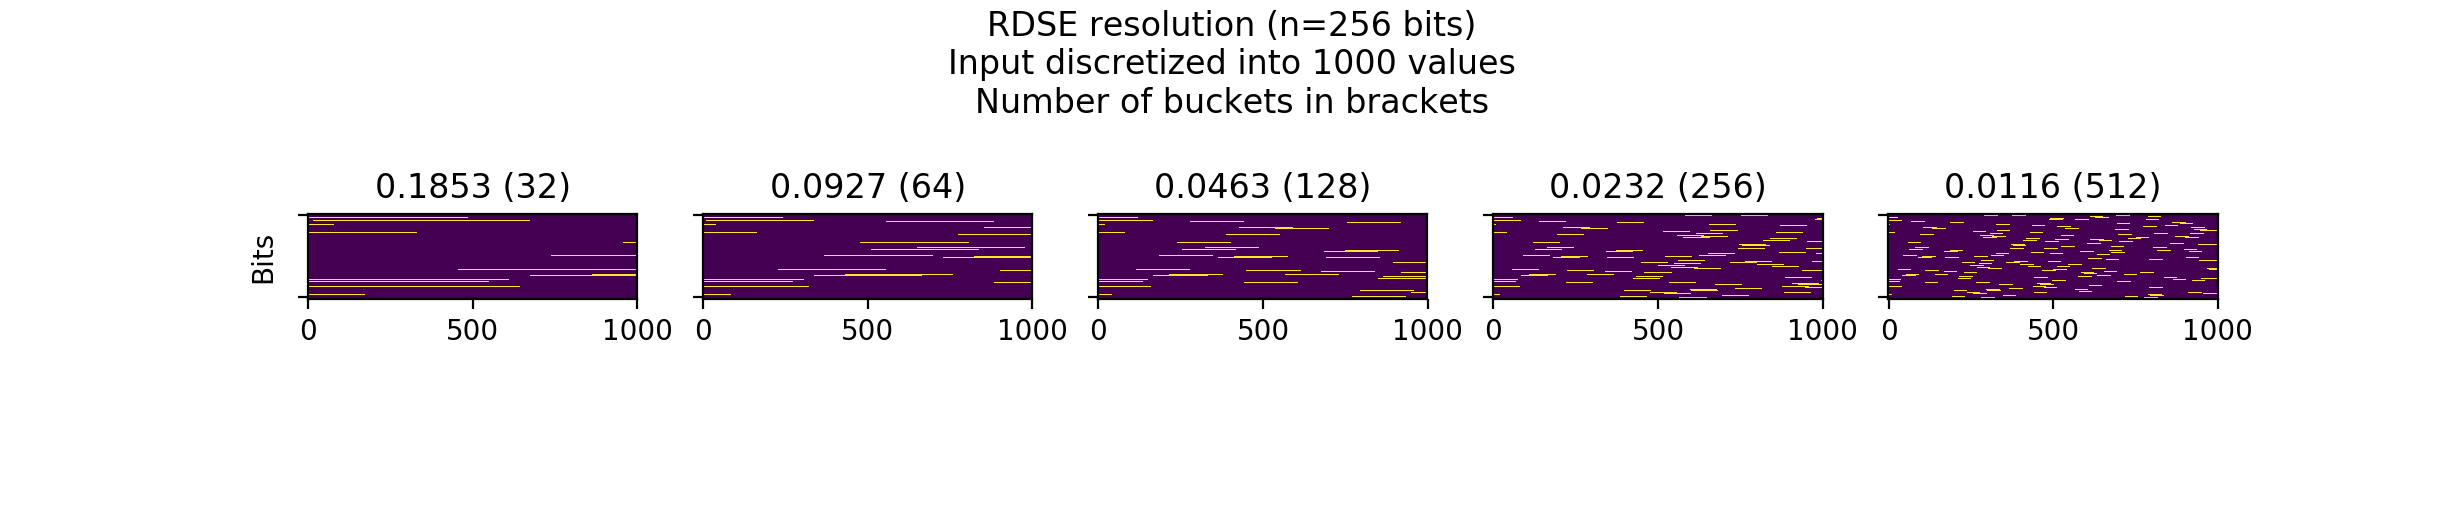

Generate this figure with Python:
#!/usr/bin/env python
# -*- coding: utf-8 -*-

# ----------------------------------------------------------------------
# Numenta Platform for Intelligent Computing (NuPIC)
# Copyright (C) 2019, Numenta, Inc.  Unless you have an agreement
# with Numenta, Inc., for a separate license for this software code, the
# following terms and conditions apply:
#
# This program is free software: you can redistribute it and/or modify
# it under the terms of the GNU Affero Public License version 3 as
# published by the Free Software Foundation.
#
# This program is distributed in the hope that it will be useful,
# but WITHOUT ANY WARRANTY; without even the implied warranty of
# MERCHANTABILITY or FITNESS FOR A PARTICULAR PURPOSE.
# See the GNU Affero Public License for more details.
#
# You should have received a copy of the GNU Affero Public License
# along with this program.  If not, see http://www.gnu.org/licenses.
#
# http://numenta.org/licenses/
# ----------------------------------------------------------------------

import matplotlib.pyplot as plt
from matplotlib import cm
import numpy as np
import scipy.io.wavfile as wav

# Ref: https://python-speech-features.readthedocs.io/en/latest/
import python_speech_features as psf

from nupic.encoders.random_distributed_scalar import RandomDistributedScalarEncoder as RDSE


if __name__ == "__main__":

  data_path = "../free-spoken-digit-dataset/recordings/"
  test_name = "1_jackson_0.wav"

  fs, samples = wav.read(data_path + test_name)
  # samples = np.array([float(val) / pow(2, 15) for val in samples])

  # Compute MFCC features from an audio signal.
  MFCCs = psf.mfcc(samples, samplerate=fs, numcep=16, winfunc=np.hanning)

  data = np.swapaxes(MFCCs, 0, 1)

  # Alter the distribution
  mean = np.mean(data)
  stddev = np.std(data)
  ndata = (data - mean) / stddev

  print("MFCC min={}, max={}, mean={}".format(np.min(ndata), np.max(ndata), np.mean(ndata)))

  numBuckets = [int(np.power(2, x)) for x in range(5, 10)]

  data_range = np.arange(np.min(ndata), np.max(ndata), (np.max(ndata) - np.min(ndata)) / 1000)

  fig, ax = plt.subplots(1, len(numBuckets), sharex=True)
  fig.suptitle('RDSE resolution (n=256 bits)\nInput discretized into 1000 values\nNumber of buckets in brackets')

  ax[0].set_ylabel('Bits')

  for i, num in enumerate(numBuckets):
    resolution = max(0.001, (np.max(ndata) - np.min(ndata)) / num)

    # Fixing n to 256 allows us to use 16 cepstrums (numcep), for
    # a combined total of 4096 input bits to a Spatial Pooler.
    rdse = RDSE(resolution=resolution, n=256)

    sdrs = []
    for x in data_range:
      sdr = np.zeros(rdse.n)
      rdse.encodeIntoArray(x, sdr)
      sdrs.append(sdr)

    sdrs = np.swapaxes(sdrs, 0, 1)

    ax[i].imshow(sdrs)
    ax[i].set_title('{0:.4f} ({1})'.format(resolution, num))
    ax[i].set_yticklabels([])

  plt.show()
